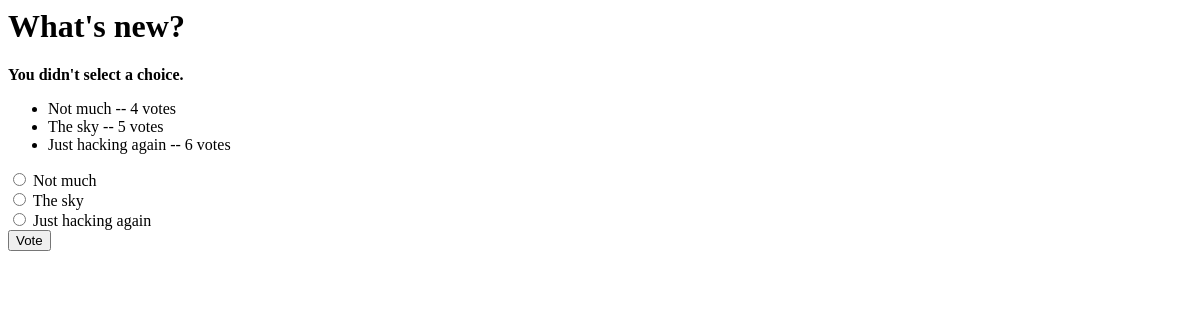
The app's page /polls/1/vote/, older data.
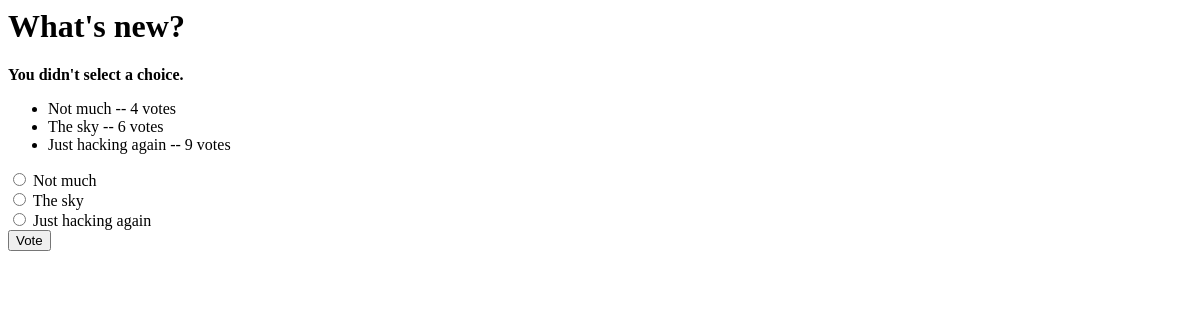
The same page, newer data.
### polls/models.py (models this page shows, shortened)
class Choice(models.Model):
    question = models.ForeignKey(Question, on_delete=models.CASCADE)
    choice_text = models.CharField(max_length=200)
    votes = models.IntegerField(default=0)

### polls/views.py (the view)
# urls.py: url(r'^(?P<question_id>[0-9]+)/vote/$', views.vote, name='vote'),
def vote(request, question_id):
    question = get_object_or_404(Question, pk=question_id)
    try:
        selected_choice = question.choice_set.get(pk=request.POST['choice'])
    except (KeyError, Choice.DoesNotExist):
        if question.choice_set.count() == 0:
            question.choice_set.create(choice_text='ok', votes=0)
            question.choice_set.create(choice_text='no', votes=0)
        return render(request, 'polls/detail.html', {
            'question': question,
            'error_message': "You didn't select a choice.",
        })
    else:
        selected_choice.votes += 1
        selected_choice.save()
        return HttpResponseRedirect(reverse('polls:results', args=(question.id,)))

### polls/templates/polls/detail.html (shortened to what this page needs)
<h1>{{ question.question_text }}</h1>
{% if error_message %}<p><strong>{{ error_message }}</strong></p>{% endif %}
<ul>
{% for choice in question.choice_set.all %}
    <li>{{ choice.choice_text }} -- {{ choice.votes }} vote{{ choice.votes|pluralize }}</li>
{% endfor %}
</ul>
<form action="{% url 'polls:vote' question.id %}" method="post">
{% for choice in question.choice_set.all %}
    <input type="radio" name="choice" id="choice{{ forloop.counter }}" value="{{ choice.id }}" />
    <label for="choice{{ forloop.counter }}">{{ choice.choice_text }}</label><br />
{% endfor %}
<input type="submit" value="Vote" />
</form>

Row changes from the older to the newer data that the page shows:
changed Choice "The sky": votes "5" → "6"
changed Choice "Just hacking again": votes "6" → "9"
